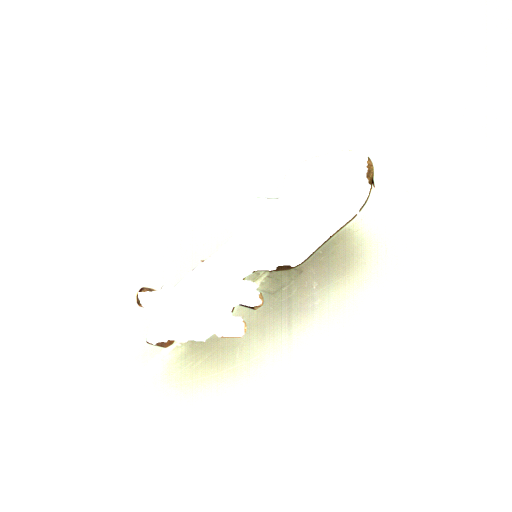
//> input picture ref/tmp/scenario6_reference_shadow.png, 1024 x 1024 px (shown at 1/2 size)
$ ./ComputeComplexity   (built with g++ and OpenCV 4)
//> lines starting //> are read from the running program, lines starting //| are printed output that depends on the picture; after the words box and inside, x2 and y2 are one past the last pixel; in counts of white or black regions, pixels touching at a corner belong together
//com_shadowが補完した影画像
#include<iostream>
#include<opencv2/opencv.hpp>
#include<math.h>
using namespace cv;
using namespace std;


int main( int argc, char** argv )
{    Mat src;
	Mat shadow = imread("../ref/tmp/scenario6_reference_shadow.png",0); //グレースケール入力
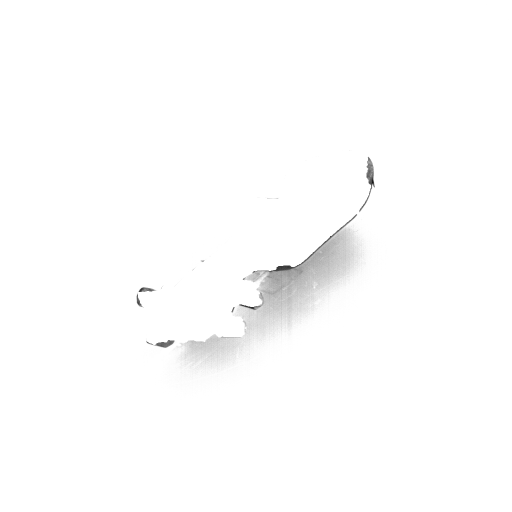
//> shadow: 1024 rows x 1024 cols, CV_8UC1 (shown at 1/2 size); min 0, max 255, mean 253.1
//  Mat shadow = imread("../ref/tmp/shadow_img.png",0); //グレースケール入力
	Mat binImg;
	threshold(shadow,binImg,200,255,THRESH_BINARY);
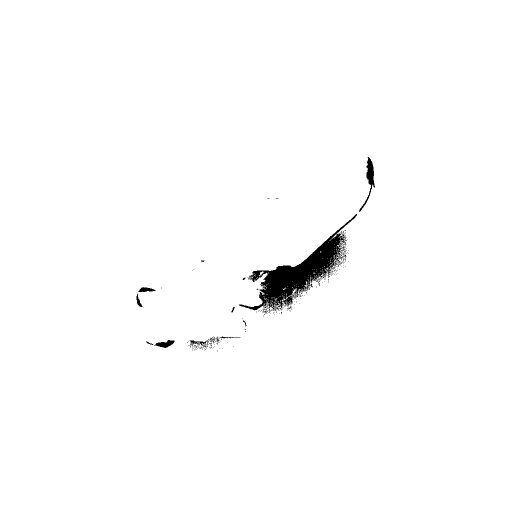
//> binImg: 1024 rows x 1024 cols, CV_8UC1 (shown at 1/2 size); 98.8% white; 349 black regions (336 under 20 px), largest, box (x1, y1, x2, y2) and area: (478, 428, 714, 622) 10438, (718, 314, 750, 424) 794, (308, 680, 349, 696) 346
	Mat bin_org = binImg.clone();

	//
	erode(binImg,binImg,cv::Mat(),Point(-1,1),8);
	dilate(binImg,binImg,cv::Mat(),Point(-1,1),8);
	dilate(binImg,binImg,cv::Mat(),Point(-1,1),8);
	erode(binImg,binImg,cv::Mat(),Point(-1,1),8);
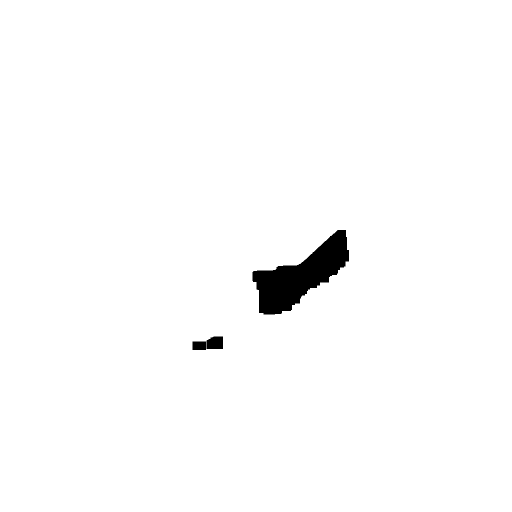
//> binImg: 1024 rows x 1024 cols, CV_8UC1 (shown at 1/2 size); 98.5% white; 3 black regions

	Mat _binImg = binImg.clone();
	vector<vector<Point> > contours;
	vector<Vec4i> hierarchy;
	findContours( _binImg, contours, hierarchy,CV_RETR_TREE, CV_CHAIN_APPROX_NONE );
//> contours = 4 contours; box (x1, y1, x2, y2) and area: (0, 0, 1024, 1024) 1046529, (504, 459, 699, 630) 15010, (412, 672, 447, 699) 820, (384, 682, 413, 701) 502
	Scalar color(255,255,0);
	Mat contour_mask = Mat::zeros(binImg.rows,binImg.cols,CV_8UC3);
//  int contoursID  = 1;
	int contoursID  = 3;

	cout << "contours.size: " << contours.size() << endl;
//| contours.size: 4
	cout << "contoursID: " << contoursID << endl;
	//  drawContours( contour_mask, contours, contourID, color,-1, 8);
	drawContours( contour_mask, contours, contoursID, color,-1, 8);
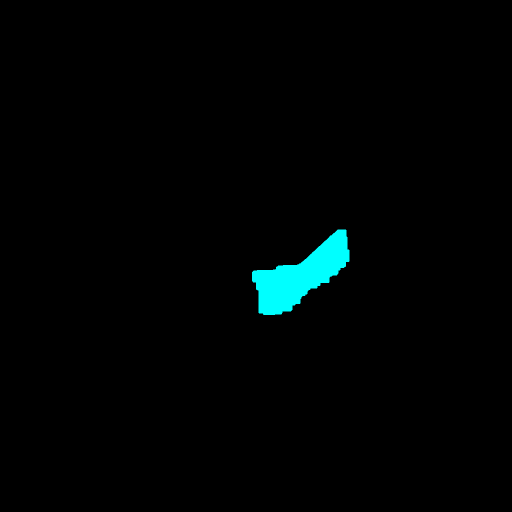
//> contour_mask: 1024 rows x 1024 cols, CV_8UC3 (shown at 1/2 size); mean B, G, R 3.7, 3.7, 0

	vector<double> nrad;
	double radian;
	//法線ベクトルの算出
	for(int i = 1; i < contours[contoursID].size(); i++){
		if(i != contours[contoursID].size()-1){
			radian = atan2(contours[contoursID][i+1].y-contours[contoursID][i-1].y,contours[contoursID][i+1].x-contours[contoursID][i-1].x);
		}
		//radian>0なら+90,radian<0なら-90度
		if(radian>=0)
		{
			nrad.push_back(radian+M_PI/2);
		}
		else{
			nrad.push_back(radian-M_PI/2);
		}
		//    line(dst,contours[contoursID][i],Point(contours[contoursID][i].x+50*cos(radian),contours[contoursID][i].y+50*sin(radian)),Scalar(0,0,200),3,4 );
	}
//> this loop made 614 passes
//> radian on passes 1 to 12: -0.464, 0, 0, 0, 0, 0, 0, 0, 0, 0, 0, 0
//> after the loop, nrad = 614 values, max 4.71 at index 85, min -4.25 at index 337, mean 1.51
	//  法線ベクトルによる複雑度
	double diff = 0;
	for(int i = 0; i < nrad.size(); i++){
		if(i == 0)
			diff += abs(nrad[0]-nrad[nrad.size()]);
		else
			diff += abs(nrad[i]-nrad[i-1]);
	}
//> this loop made 614 passes
//> diff on passes 1 to 12: 2.03, 5.64, 5.64, 5.64, 5.64, 5.64, 5.64, 5.64, 5.64, 5.64, 5.64, 5.64
//> after the loop, diff = 208.4
	double complexity = diff/nrad.size();
//> complexity = 0.339
	cout << "complexity by vec: " << complexity << endl;
//| complexity by vec: 0.339469

	RotatedRect box = fitEllipse(contours[contoursID]);
//> box = centre (595.8, 551.3), size (94, 249.3), angle 56.9
	ellipse(binImg,box,Scalar(0,0,255),2,8);
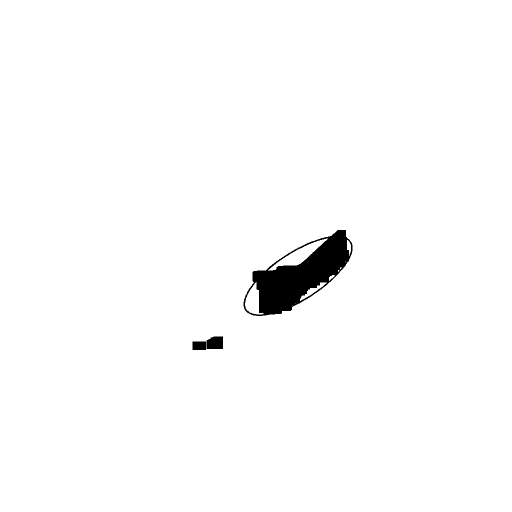
//> binImg: 1024 rows x 1024 cols, CV_8UC1 (shown at 1/2 size); 98.4% white; 3 black regions, box (x1, y1, x2, y2) and area: (487, 460, 705, 632) 15926, (413, 673, 446, 698) 766, (385, 683, 412, 700) 459

	cout << "contours_area: " << contourArea(contours[contoursID]) << " ellipse: " << box.size.area() << endl;
//| contours_area: 15009.5 ellipse: 23446.8
	cout << "complexity by area: " << contourArea(contours[contoursID])/box.size.area() << endl;
//| complexity by area: 0.640152
	namedWindow("contour_mask",WINDOW_NORMAL);
	imshow("contour_mask",contour_mask);
	namedWindow("shadow",WINDOW_NORMAL);
	imshow("shadow",shadow);
	namedWindow("bin_org",WINDOW_NORMAL);
	imshow("bin_org",bin_org);
	namedWindow("binImg",WINDOW_NORMAL);
	imshow("binImg",binImg);
	waitKey(0);

}
